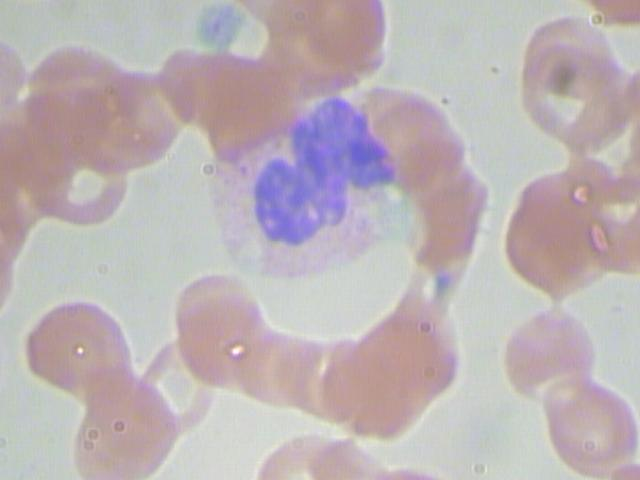
#> input picture deep-learning/week-4/capstone/ui/samples/BloodImage_00007.jpg, 640 x 480 px
$ python -i cells.py   (imports and definitions only)
#> lines starting #> are read from the running program, lines starting #| are printed output that depends on the picture; after the words box and inside, x2 and y2 are one past the last pixel; in counts of white or black regions, pixels touching at a corner belong together
"""Finding cells to classify (classic image processing, no training needed).
In Wright/Giemsa-stained smears, WBC nuclei and platelets take up the purple-blue stain strongly, while RBCs are pale
pink. So: HSV saturation > 70 and hue in the purple-blue range -> clean up (opening, then closing to merge nucleus
lobes) -> connected components.
  * large components (>= 3,000 px) are WBC nuclei; the cell box is the nucleus box scaled by 1.25 (the scale was
    chosen on the train+val images only; see evaluate.py)
  * small components (150 - 1,500 px) are platelet CANDIDATES; the CNN decides which ones really are platelets
    (area range and CNN threshold chosen on train+val by tune_platelets.py; smaller blobs are mostly stain debris)
Returns boxes in [x1, y1, x2, y2] pixel coordinates."""
import cv2, numpy as np
S_MIN, H_RANGE, WBC_MIN_AREA, PLT_AREA, WBC_SCALE = 70, (100, 175), 3000, (150, 1500), 1.25
def components(rgb):
    hsv = cv2.cvtColor(rgb, cv2.COLOR_RGB2HSV)
#> hsv: shape (480, 640, 3); mean H, S, V 83.3, 26.7, 193.9
    m = ((hsv[..., 1] > S_MIN) & (hsv[..., 0] > H_RANGE[0]) & (hsv[..., 0] < H_RANGE[1])).astype(np.uint8) * 255
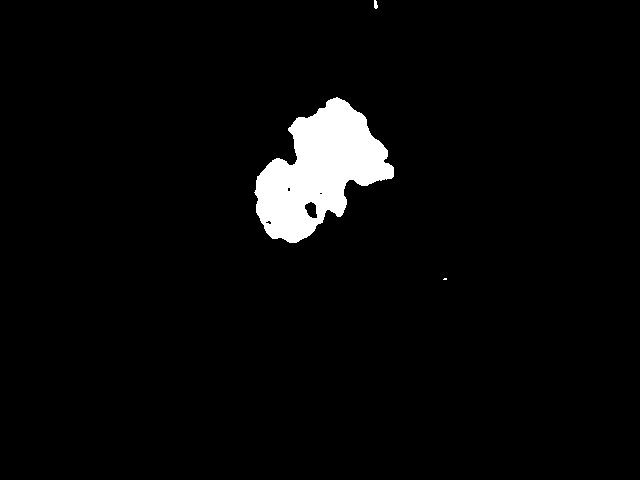
#> m: shape (480, 640); 3.6% white; 3 white regions (1 under 20 px), largest, box (x1, y1, x2, y2) and area: (254, 97, 394, 243) 11059, (374, 0, 378, 9) 28
    m = cv2.morphologyEx(m, cv2.MORPH_OPEN, np.ones((3, 3), np.uint8)); m = cv2.morphologyEx(m, cv2.MORPH_CLOSE, np.ones((15, 15), np.uint8))
#> after `m = cv2.morphologyEx(m, cv2.MORPH_OPEN, np.ones((3, 3), np.uint8))`: m: shape (480, 640); 3.6% white; 2 white regions, box (x1, y1, x2, y2) and area: (255, 98, 394, 243) 11053, (374, 1, 378, 8) 24
#> after `m = cv2.morphologyEx(m, cv2.MORPH_CLOSE, np.ones((15, 15), np.uint8))`:
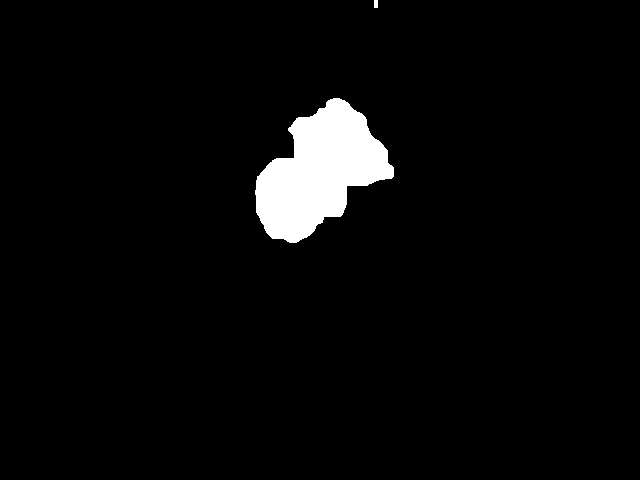
#> m: shape (480, 640); 3.7% white; 2 white regions, box (x1, y1, x2, y2) and area: (255, 98, 394, 243) 11475, (374, 0, 378, 8) 32
    n, _, st, _ = cv2.connectedComponentsWithStats(m); return [tuple(int(v) for v in st[i]) for i in range(1, n)]
#> after `n, _, st, _ = cv2.connectedComponentsWithStats(m)`: n = 3; st = [[0, 0, 640, 480, 295693], [374, 0, 4, 8, 32], [255, 98, 139, 145, 11475]]
def square(x, y, w, h, k, W, H):
    cx, cy, s = x + w / 2, y + h / 2, max(w, h) * k / 2
    return [int(max(0, cx - s)), int(max(0, cy - s)), int(min(W, cx + s)), int(min(H, cy + s))]
def candidates(rgb):
    H, W = rgb.shape[:2]; wbc, plt = [], []
    for x, y, w, h, a in components(rgb):
        if a >= WBC_MIN_AREA: wbc.append(square(x, y, w, h, WBC_SCALE, W, H))
        elif PLT_AREA[0] <= a <= PLT_AREA[1]: plt.append(square(x, y, w, h, 1.6, W, H))
    return wbc, plt

>>> import cv2
>>> picture = cv2.cvtColor(cv2.imread('../ui/samples/BloodImage_00007.jpg'), cv2.COLOR_BGR2RGB)
>>> result = components(picture)
#> result = [(374, 0, 4, 8, 32), (255, 98, 139, 145, 11475)]

$ run again, on deep-learning/week-4/capstone/ui/samples/BloodImage_00132.jpg
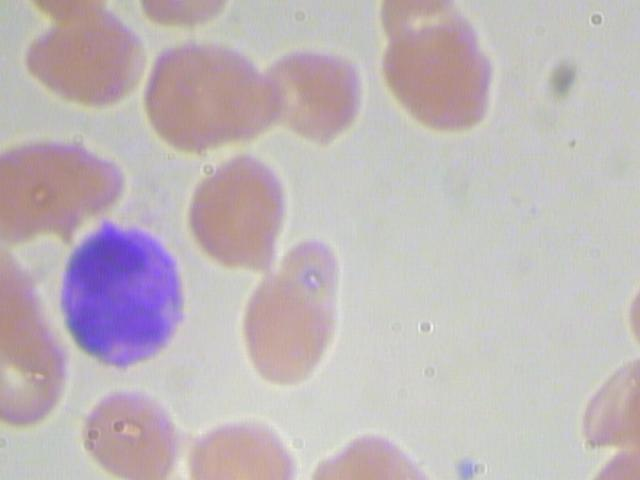
#> input picture deep-learning/week-4/capstone/ui/samples/BloodImage_00132.jpg, 640 x 480 px
#> hsv: shape (480, 640, 3); mean H, S, V 67.1, 23.8, 196.1
#> in components, `m = ((hsv[..., 1] > S_MIN) & (hsv[..., 0] > H_RANGE[0]) & (hsv[..., 0]..`:
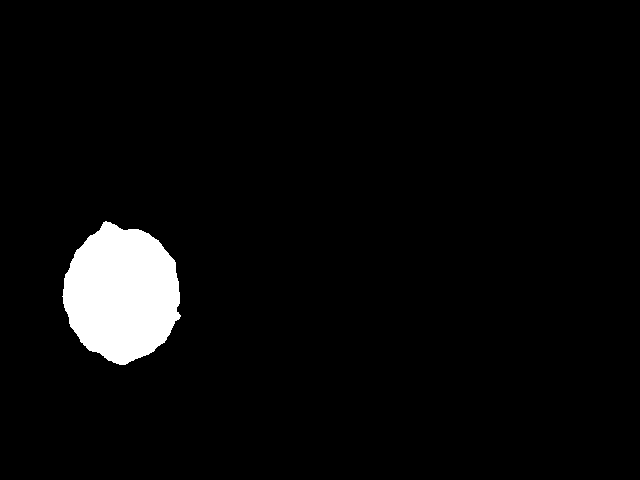
#> m: shape (480, 640); 4.1% white; 1 white region, box (x1, y1, x2, y2) and area: (62, 221, 181, 365) 12492
#> n = 2; st = [[0, 0, 640, 480, 294687], [63, 222, 117, 143, 12513]]
#> result = [(63, 222, 117, 143, 12513)]

$ run again, on deep-learning/week-4/capstone/ui/samples/BloodImage_00253.jpg
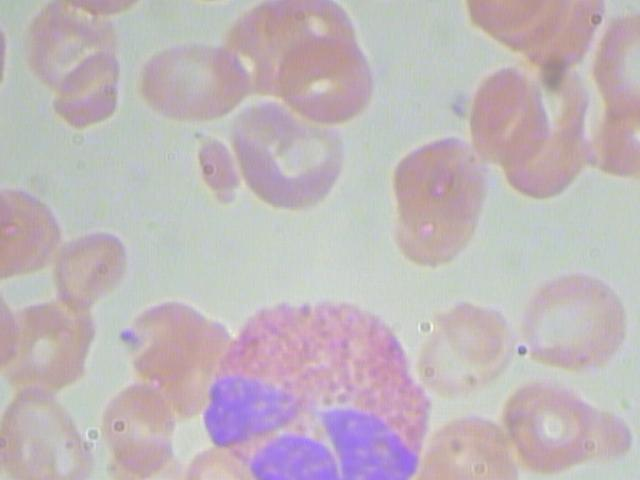
#> input picture deep-learning/week-4/capstone/ui/samples/BloodImage_00253.jpg, 640 x 480 px
#> hsv: shape (480, 640, 3); mean H, S, V 89.4, 25, 196.9
#> in components, `m = ((hsv[..., 1] > S_MIN) & (hsv[..., 0] > H_RANGE[0]) & (hsv[..., 0]..`:
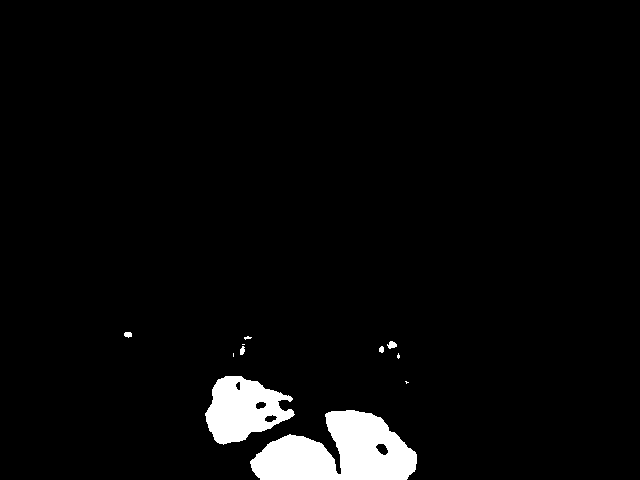
#> m: shape (480, 640); 3.8% white; 11 white regions (5 under 20 px), largest, box (x1, y1, x2, y2) and area: (250, 410, 417, 480) 7615, (205, 376, 295, 445) 3862, (387, 341, 397, 349) 53, (124, 332, 132, 338) 38, (240, 346, 245, 355) 34, (379, 346, 384, 353) 28
#> in components, `m = cv2.morphologyEx(m, cv2.MORPH_CLOSE, np.ones((15, 15), np.uint8))`:
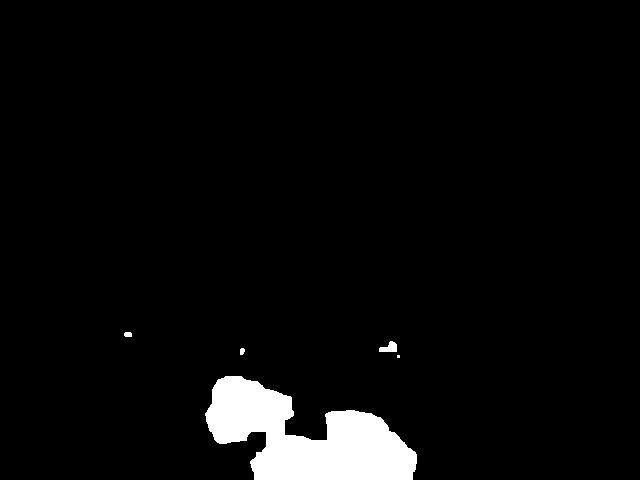
#> m: shape (480, 640); 4.1% white; 5 white regions (1 under 20 px), largest, box (x1, y1, x2, y2) and area: (205, 376, 417, 480) 12501, (379, 341, 397, 352) 131, (124, 332, 132, 337) 37, (240, 348, 245, 355) 29
#> n = 6; st = [[0, 0, 640, 480, 294493], [124, 332, 8, 5, 37], [379, 341, 18, 11, 131], [240, 348, 5, 7, 29], [397, 355, 3, 3, 9], [205, 376, 212, 104, 12501]]
#> result = [(124, 332, 8, 5, 37), (379, 341, 18, 11, 131), (240, 348, 5, 7, 29), (397, 355, 3, 3, 9), (205, 376, 212, 104, 12501)]
